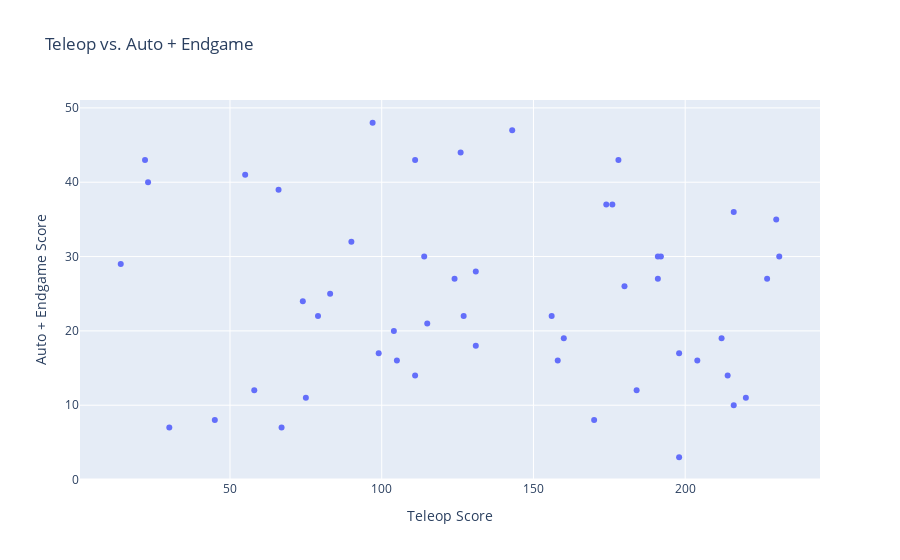

The cell this chart's notebook holds for it:
### Code cell
# Convert all numeric columns, filling NaN with 0
numeric_cols = ["Auto Fuel", "Auto Human Player Score", "Teleop Fuel", 
                "Teleop Human Player Score", "Endgame Climbing Level"]
for col in numeric_cols:
    if col in match_data.columns:
        match_data[col] = pd.to_numeric(match_data[col], errors='coerce').fillna(0)

# Handle boolean column
match_data["Auto Climbing Status"] = match_data["Auto Climbing Status"].fillna(False)
if match_data["Auto Climbing Status"].dtype == 'object':
    match_data["Auto Climbing Status"] = match_data["Auto Climbing Status"].astype(str).str.lower().isin(['true', '1', 'yes'])

# Calculate
match_data["All Auto"] = match_data["Auto Fuel"] + match_data["Auto Human Player Score"]
match_data.loc[match_data["Auto Climbing Status"], "All Auto"] += 15
match_data["All Teleop"] = match_data["Teleop Fuel"] + match_data["Teleop Human Player Score"]
match_data["All Endgame"] = match_data["Endgame Climbing Level"]
match_data["Auto and Endgame"] = match_data["All Auto"] + match_data["All Endgame"]

# Create the plot with Team Number in hover data
fig = px.scatter(
    match_data, 
    x="All Teleop", 
    y="Auto and Endgame", 
    title="Teleop vs. Auto + Endgame",
    hover_data={
        "Team Number": True,  # Show team number
        "All Teleop": True,   # Show x value
        "Auto and Endgame": True,  # Show y value
        "All Auto": True,     # Show auto score
        "All Endgame": True   # Show endgame score
    },
    custom_data=["Team Number"]  # Optional: for advanced hover formatting
)

# Update hover template for better formatting
fig.update_traces(
    hovertemplate="<br>".join([
        "Team: <b>%{customdata[0]}</b>",
        "Teleop Score: %{x}",
        "Auto + Endgame: %{y}",
        "Auto Score: %{marker.customdata[0]}" if 'customdata' in fig.data[0] else ""
    ])
)

# Alternative simpler hover approach:
# fig.update_traces(
#     hovertemplate=(
#         "<b>Team %{customdata[0]}</b><br>"
#         "Teleop: %{x}<br>"
#         "Auto+Endgame: %{y}<extra></extra>"
#     )
# )

# Update layout for better readability
fig.update_layout(
    xaxis_title="Teleop Score",
    yaxis_title="Auto + Endgame Score",
    hovermode="closest"  # Shows the nearest point on hover
)

fig.show()

### Figure 1 — Plotly figure (JSON) as saved in the notebook; plotly's stock layout.template omitted (floating-point values rounded to 4 significant figures; data arrays with more than 128 entries replaced by an {"elided": "..."} marker saying what was removed)
{"data": [{"customdata": {"elided": "51x3 mixed values"}, "hovertemplate": "Team: <b>%{customdata[0]}</b><br>Teleop Score: %{x}<br>Auto + Endgame: %{y}<br>Auto Score: %{marker.customdata[0]}", "legendgroup": "", "marker": {"color": "#636efa", "symbol": "circle"}, "mode": "markers", "name": "", "orientation": "v", "showlegend": false, "type": "scatter", "x": [55, 23, 160, 180, 30, 111, 198, 174, 90, 198, 97, 212, 176, 231, 67, 111, 178, 191, 105, 230, 216, 75, 58, 191, 74, 170, 126, 115, 83, 127, 156, 22, 214, 99, 184, 204, 131, 79, 131, 114, 216, 45, 124, 66, 227, 14, 104, 158, 192, 220, 143], "xaxis": "x", "y": [41.0, 40.0, 19.0, 26.0, 7.0, 43.0, 17.0, 37.0, 32.0, 3.0, 48.0, 19.0, 37.0, 30.0, 7.0, 14.0, 43.0, 27.0, 16.0, 35.0, 36.0, 11.0, 12.0, 30.0, 24.0, 8.0, 44.0, 21.0, 25.0, 22.0, 22.0, 43.0, 14.0, 17.0, 12.0, 16.0, 28.0, 22.0, 18.0, 30.0, 10.0, 8.0, 27.0, 39.0, 27.0, 29.0, 20.0, 16.0, 30.0, 11.0, 47.0], "yaxis": "y"}], "layout": {"hovermode": "closest", "legend": {"tracegroupgap": 0}, "title": {"text": "Teleop vs. Auto + Endgame"}, "xaxis": {"anchor": "y", "domain": [0, 1], "title": {"text": "Teleop Score"}}, "yaxis": {"anchor": "x", "domain": [0, 1], "title": {"text": "Auto + Endgame Score"}}}}
